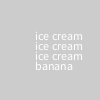
Frame 1 (no input)
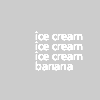
Frame 60 (the mouse pressed at the canvas centre just before this capture)
Frame 120 (the mouse held since frame 60 and released just before this capture): identical to frame 60, image omitted

The Processing sketch that drew these frames (run headless with seeded random() and noise(); from frame 60 on, the mouse is pressed at the canvas centre):

// Processing sketch: bananasplit
// ── bananasplit.pde
void setup(){
 
}
void draw(){
  text("banana", 35, 70);
  for(int i = 0; i<3;i++){
  text("ice cream", 35, 10 * i + 40);
  }
}
